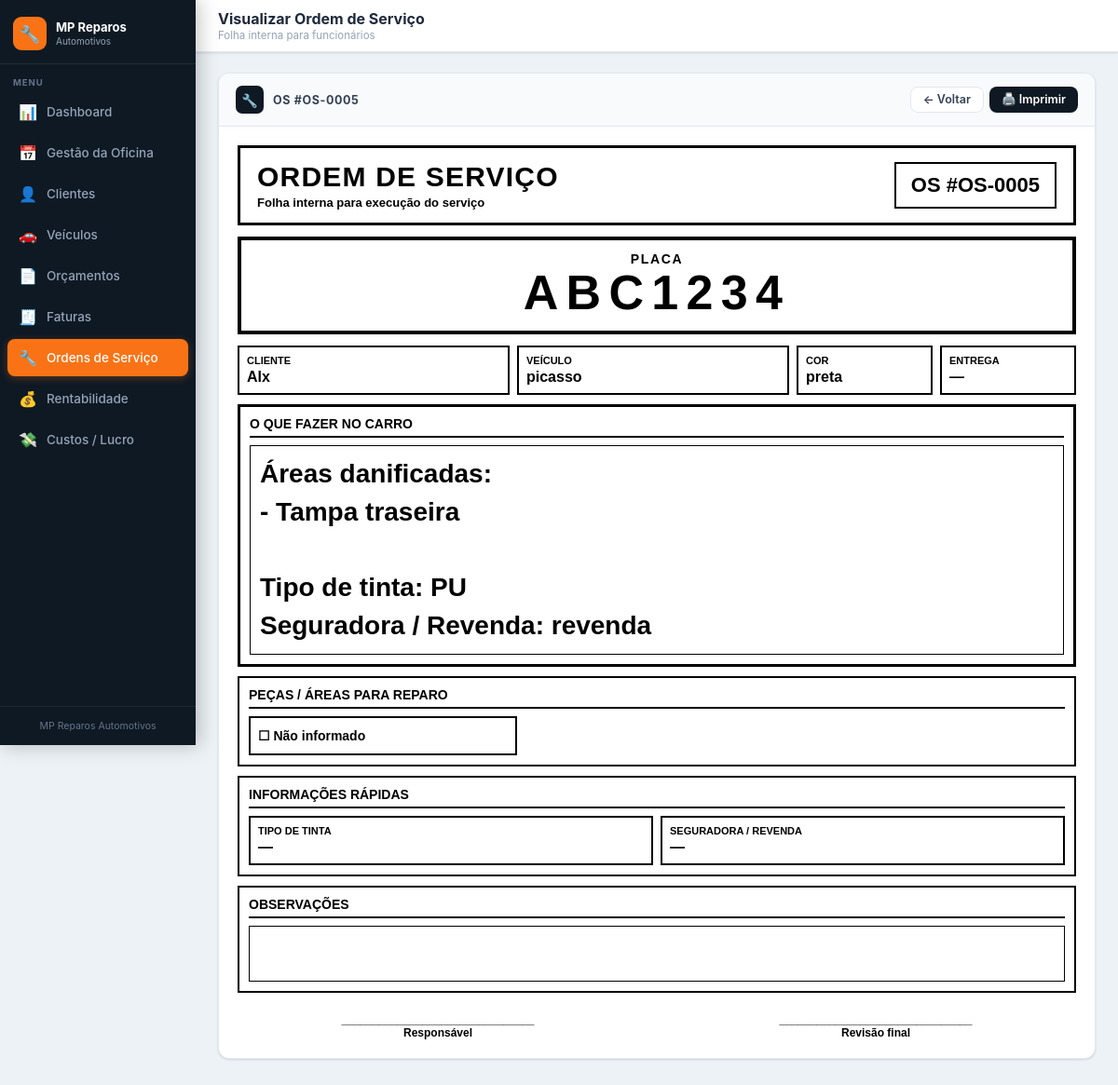
The page /ordem_visualizar.php?id=2 on the database its author committed.
### tables this page shows
CREATE TABLE `ordens_servico` (
  `id` int(11) NOT NULL,
  `orcamento_id` int(11) DEFAULT NULL,
  `cliente_id` int(11) DEFAULT NULL,
  `veiculo_id` int(11) DEFAULT NULL,
  `numero_os` varchar(30) DEFAULT NULL,
  `status` varchar(50) DEFAULT 'Aguardando',
  `prioridade` varchar(30) DEFAULT 'Normal',
  `tarefas` text DEFAULT NULL,
  `observacoes` text DEFAULT NULL,
  `data_criacao` datetime DEFAULT current_timestamp(),
  `data_entrega` date DEFAULT NULL
);

CREATE TABLE `veiculos` (
  `id` int(11) NOT NULL,
  `cliente_id` int(11) DEFAULT NULL,
  `placa` varchar(12) NOT NULL,
  `modelo` varchar(100) DEFAULT NULL,
  `marca` varchar(60) DEFAULT NULL,
  `ano` varchar(12) DEFAULT NULL,
  `cor` varchar(50) DEFAULT NULL,
  `km` varchar(25) DEFAULT NULL,
  `seguradora` varchar(100) DEFAULT NULL,
  `chassi` varchar(60) DEFAULT NULL,
  `criado_em` timestamp NOT NULL DEFAULT current_timestamp()
);

CREATE TABLE `clientes` (
  `id` int(11) NOT NULL,
  `nome` varchar(150) NOT NULL,
  `cpf_cnpj` varchar(25) DEFAULT NULL,
  `telefone` varchar(25) DEFAULT NULL,
  `email` varchar(100) DEFAULT NULL,
  `endereco` varchar(255) DEFAULT NULL,
  `criado_em` timestamp NOT NULL DEFAULT current_timestamp()
);

### ordem_visualizar.php (the view, shortened to what this page needs)
<?php
$db = getDB();
$id = isset($_GET['id']) ? (int)$_GET['id'] : 0;
$sql = "
SELECT
    os.*,
    c.nome AS cliente_nome,
    v.placa,
    v.modelo,
    v.cor,
    o.numero AS numero_orcamento,
    o.danos,
    o.observacoes AS observacoes_orcamento,
    o.data_emissao
FROM ordens_servico os
LEFT JOIN clientes c ON os.cliente_id = c.id
LEFT JOIN veiculos v ON os.veiculo_id = v.id
LEFT JOIN orcamentos o ON os.orcamento_id = o.id
WHERE os.id = $id
";
$ordem = $db->query($sql)->fetch_assoc();
$dados = [];
$cliente = $dados['cliente_nome'] ?? $ordem['cliente_nome'] ?? '—';
$veiculo = $dados['veiculo_desc'] ?? $ordem['modelo'] ?? '—';
$placa   = $dados['placa'] ?? $ordem['placa'] ?? '—';
$cor     = $dados['cor'] ?? $ordem['cor'] ?? '—';
$tipoTinta = $dados['tipo_tinta'] ?? '—';
$seguradora = $dados['seguradora'] ?? '—';
$diagnostico = $dados['diagnostico'] ?? '';
$areas = $dados['areas'] ?? [];
include 'includes/topo.php';
?>
<div class="card">
    <div class="card-header">
        <div class="card-header-left">
            <div class="card-icon">🔧</div>
            <div class="card-title">
                OS #<?= htmlspecialchars($ordem['numero_os'] ?: $ordem['id']) ?>
            </div>
        </div>
        <div class="btn-group">
            <a href="ordens.php" class="btn btn-ghost btn-sm">← Voltar</a>
            <button class="btn btn-navy btn-sm" onclick="window.print()">🖨️ Imprimir</button>
        </div>
    </div>
    <div class="card-body">
        <div class="os-print">
            <div class="os-topo">
                <div>
                    <div class="os-titulo">ORDEM DE SERVIÇO</div>
                    <div class="os-sub">Folha interna para execução do serviço</div>
                </div>
                <div class="os-num">
                    OS #<?= htmlspecialchars($ordem['numero_os'] ?: $ordem['id']) ?>
                </div>
            </div>
            <div class="os-placa-area">
                <div class="os-placa-label">PLACA</div>
                <div class="os-placa"><?= htmlspecialchars($placa) ?></div>
            </div>
            <div class="os-grid">
                <div class="os-box">
                    <div class="os-label">Cliente</div>
                    <div class="os-value"><?= htmlspecialchars($cliente) ?></div>
                </div>
                <div class="os-box">
                    <div class="os-label">Veículo</div>
                    <div class="os-value"><?= htmlspecialchars($veiculo) ?></div>
                </div>
                <div class="os-box">
                    <div class="os-label">Cor</div>
                    <div class="os-value"><?= htmlspecialchars($cor) ?></div>
                </div>
                <div class="os-box">
                    <div class="os-label">Entrega</div>
                    <div class="os-value">
                        <?= $ordem['data_entrega'] ? date('d/m/Y', strtotime($ordem['data_entrega'])) : '—' ?>
                    </div>
                </div>
            </div>
            <div class="os-section destaque">
                <div class="os-section-title">O QUE FAZER NO CARRO</div>
                <div class="os-text grande">
                    <?php
                    if(!empty($ordem['tarefas'])){
                        echo nl2br(htmlspecialchars($ordem['tarefas']));
                    }
                    elseif(!empty($diagnostico)){
                        echo nl2br(htmlspecialchars($diagnostico));
                    }
                    else{
                        echo 'Nenhuma tarefa cadastrada.';
                    }
                    ?>
                </div>
            </div>
            <div class="os-section">
                <div class="os-section-title">Peças / áreas para reparo</div>
                <div class="os-checks">
                    <?php if(!empty($areas)): ?>
                        <?php foreach($areas as $area): ?>
                            <div class="os-check">☐ <?= htmlspecialchars($area) ?></div>
                        <?php endforeach; ?>
                    <?php else: ?>
                        <div class="os-check">☐ Não informado</div>
                    <?php endif; ?>
                </div>
            </div>
            <div class="os-section">
                <div class="os-section-title">Informações rápidas</div>
                <div class="os-grid-2">
                    <div class="os-box">
                        <div class="os-label">Tipo de tinta</div>
                        <div class="os-value"><?= htmlspecialchars($tipoTinta) ?></div>
                    </div>
                    <div class="os-box">
                        <div class="os-label">Seguradora / Revenda</div>
                        <div class="os-value"><?= htmlspecialchars($seguradora) ?></div>
                    </div>
                </div>
            </div>
            <div class="os-section">
                <div class="os-section-title">Observações</div>
                <div class="os-text">
                </div>
            </div>
            <div class="os-ass">
                <div>
                    _______________________________<br>
                    Responsável
                </div>
                <div>
                    _______________________________<br>
                    Revisão final
                </div>
            </div>
        </div>
    </div>
</div>
<?php include 'includes/rodape.php'; ?>

### assets/style.css (style rules this page uses)
:root { --navy: #0f1923; --navy2: #1a2535; --orange: #f97316; --orange2: #ea6c0a; --orange-pale:#fff7ed; --white: #ffffff; --g50: #f8fafc; --g100: #f1f5f9; --g200: #e2e8f0; --g300: #cbd5e1; --g400: #94a3b8; --g500: #64748b; --g600: #475569; --g700: #334155; --g800: #1e293b; --green: #16a34a; --green-pale: #f0fdf4; --red: #dc2626; --red-pale: #fef2f2; --blue: #2563eb; --blue-pale: #eff6ff; --yellow: #ca8a04; --yellow-pale:#fefce8; --r: 8px; --rl: 12px; --sh: 0 1px 3px rgba(0,0,0,.08), 0 1px 2px rgba(0,0,0,.05); --sh2: 0 4px 16px rgba(0,0,0,.12); }
* { box-sizing: border-box; margin: 0; padding: 0; }
body { font-family: -apple-system, BlinkMacSystemFont, 'Segoe UI', Roboto, sans-serif; background: #edf2f7; color: var(--g800); min-height: 100vh; }
.btn { display: inline-flex; align-items: center; gap: 7px; padding: 9px 17px; border-radius: var(--r); font-size: 13.5px; font-weight: 600; cursor: pointer; border: none; transition: all .15s; font-family: inherit; text-decoration: none; line-height: 1; }
.btn-navy { background: var(--navy); color: white; }
.btn-ghost { background: white; color: var(--g700); border: 1.5px solid var(--g200); }
.btn-sm { padding: 7px 13px; font-size: 12.5px; }
.btn-group { display: flex; gap: 6px; }
.card { background: white; border-radius: var(--rl); border: 1px solid var(--g200); box-shadow: var(--sh); margin-bottom: 18px; overflow: hidden; }
.card-header { background: var(--g50); border-bottom: 1px solid var(--g200); padding: 13px 18px; display: flex; align-items: center; justify-content: space-between; }
.card-header-left { display: flex; align-items: center; gap: 10px; }
.card-icon { width: 30px; height: 30px; background: var(--navy); border-radius: 7px; display: flex; align-items: center; justify-content: center; font-size: 14px; flex-shrink: 0; }
.card-title { font-size: 12.5px; font-weight: 700; color: var(--g700); text-transform: uppercase; letter-spacing: .05em; }
.card-body { padding: 20px; }

### ordem_visualizar.php (style rules this page uses)
.os-print { color:#000; background:#fff; font-family:Arial, sans-serif; }
.os-topo { border:3px solid #000; padding:14px 18px; display:flex; align-items:center; justify-content:space-between; margin-bottom:12px; }
.os-titulo { font-size:30px; font-weight:900; letter-spacing:.04em; }
.os-sub { font-size:13px; margin-top:3px; font-weight:700; }
.os-num { border:2px solid #000; padding:10px 16px; font-size:22px; font-weight:900; }
.os-placa-area { border:4px solid #000; text-align:center; padding:12px; margin-bottom:12px; }
.os-placa-label { font-size:14px; font-weight:900; letter-spacing:.12em; }
.os-placa { font-size:52px; font-weight:900; letter-spacing:.16em; line-height:1.1; }
.os-grid { display:grid; grid-template-columns:2fr 2fr 1fr 1fr; gap:8px; margin-bottom:10px; }
.os-grid-2 { display:grid; grid-template-columns:1fr 1fr; gap:8px; }
.os-box { border:2px solid #000; padding:8px; min-height:52px; }
.os-label { font-size:11px; text-transform:uppercase; font-weight:900; margin-bottom:3px; }
.os-value { font-size:16px; font-weight:900; }
.os-section { border:2px solid #000; padding:10px; margin-bottom:10px; }
.os-section.destaque { border-width:3px; }
.os-section-title { font-size:14px; text-transform:uppercase; font-weight:900; margin-bottom:8px; border-bottom:2px solid #000; padding-bottom:5px; }
.os-checks { display:grid; grid-template-columns:repeat(3,1fr); gap:6px; }
.os-check { border:2px solid #000; padding:8px; font-size:14px; font-weight:800; min-height:42px; display:flex; align-items:center; }
.os-text { border:1px solid #000; padding:10px; line-height:1.5; font-size:14px; min-height:60px; font-weight:700; }
.os-text.grande { font-size:28px; min-height:190px; line-height:1.45; font-weight:900; }
.os-ass { display:grid; grid-template-columns:1fr 1fr; gap:40px; text-align:center; margin-top:22px; font-size:12px; font-weight:800; }

### rows shown on the page
ordens_servico: numero_os "OS-0005", veiculo.placa "ABC1234", cliente.nome "Alx", veiculo.modelo "picasso", veiculo.cor "preta", tarefas "Áreas danificadas: - Tampa traseira Tipo de tinta: PU Seguradora / Revenda: revenda"

### other values the page prints
$titulo "Visualizar Ordem de Serviço"
$subtitulo "Folha interna para funcionários"
$tipoTinta "—"
$seguradora "—"
